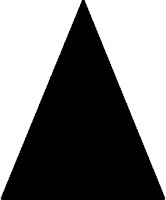
#> input picture notes/lec20/py/EdgeImage_03.jpg, 166 x 200 px
$ python histo_01b.py --img ../../lec20/py/EdgeImage_03.jpg
#> lines starting #> are read from the running program, lines starting #| are printed output that depends on the picture
#!/usr/bin/python

import cv2
import numpy as np
import argparse
from matplotlib import pyplot as plt

#################################################
# module: histo_01.py
# author: vladimir kulyukin
# description: plotting three separate color
# histograms for an image in HSV space.
#
# to run:
# python histo_01.py -i <path_to_image>
#
# bugs to vladimir kulyukin via canvas
#################################################

ap = argparse.ArgumentParser()
ap.add_argument('-i', '--img', required=True, help='path to image')
args = vars(ap.parse_args())

img = cv2.imread(args['img'])
#> img is the input picture: shape (200, 166, 3); min 0, max 255, mean 125.7
# convert the image to HSV
hsv_img = cv2.cvtColor(img, cv2.COLOR_BGR2HSV)
#> hsv_img: shape (200, 166, 3); mean H, S, V 0, 0, 125.7

'''
OpenCV has the function cv2.calcHist() to calculate histograms
of images. Below is an excerpt from OpenCV documentation
with a couple of my notes.

cv2.calcHist(images, channels, mask, histSize, ranges)
    images: a list of images to compute histograms for.

    channels: a list of indexes specifying channels. to compute a histogram of a grayscale
    image, the list is [0]. to compute a histogram for all three blue, green, and red channels,
    the channels list is [0, 1, 2].

    mask: a mask is a uint8  image of the same shape as the original image, where pixels with
    a value of zero are ignored and pixels with a value greater than zero are included in the
    histogram computation. Using masks allows you to compute a histogram for a particular
    region of an image. if mast is None,  the histogram of the entire image is computed.

    histSize: This is the number of bins to use when computing a histogram. it
    is a list, one for each channel we are computing a histogram for. The bin sizes do not
    all have to be the same. if you want to use 8 bins for each channel, the list is [8, 8, 8].

    ranges: the range of possible pixel values. Normally, this is [0, 256] for each channel, but
    if you are using a color space other than RGB (such as HSV), the ranges may be different.
'''

# I want to make a few comments on an OpenCV gotcha here. The RGB color space is
# [0, 255]. However, the specified range is [0, 256]. What gives? calcHist() uses numpy's
# histogram method that turns [0, 256] into [0, 256) which, in turn, becomes [0, 255].
# In most cases, there is no difference - you are just one color value short. However, this is
# definitely a gotcha. So, we are computing three 256-bin histograms: one for each
# color. The hue range is [0, 179], the sat range is [0, 255], the value range is
# [0, 255].
hue_histo_180 = cv2.calcHist([hsv_img], [0], None, [180], [0, 180])
#> hue_histo_180 = 180 values, max 33200 at index 0, min 0 at index 1, mean 184.4
sat_histo_256 = cv2.calcHist([hsv_img], [1], None, [256], [0, 256])
#> sat_histo_256 = 256 values, max 33200 at index 0, min 0 at index 1, mean 129.7
val_histo_256 = cv2.calcHist([hsv_img], [2], None, [256], [0, 256])
#> val_histo_256 = 256 values, max 15742 at index 0, min 0 at index 10, mean 129.7

# This is another gotcha but this one is in matplotlib. Whenever, I display
# the image in matplotlib w/o converting it into the standard RGB format,
# the displayed image is grayish. Hence, explicit conversion from BGR to
# RGB to avoid the problem.
rgb = cv2.cvtColor(img, cv2.COLOR_BGR2RGB)
fig1 = plt.figure(1)
fig1.suptitle('RBG Image')
plt.imshow(rgb)

fig2 = plt.figure(2)
fig2.suptitle('HSV Image')
plt.imshow(hsv_img)

## plot HSV histograms in three separate subplots
fig3 = plt.figure(3)
fig3.suptitle('HSV Histograms')
plt.xlim([0, 256])
plt.xlabel('Bins')
plt.ylabel('Pixel Counts in Bins')
plt.subplot(311)
plt.plot(hue_histo_180, color='b')
plt.subplot(312)
plt.plot(sat_histo_256, color='g')
plt.subplot(313)
plt.plot(val_histo_256, color='r')

# Let's compute 32-bin histograms for each color.
hue_histo_32 = cv2.calcHist([hsv_img], [0], None, [32], [0, 180])
#> hue_histo_32 = 32 values, max 33200 at index 0, min 0 at index 1, mean 1037.5
sat_histo_32  = cv2.calcHist([hsv_img], [1], None, [32], [0, 256])
#> sat_histo_32 has the same summary as hue_histo_32
val_histo_32  = cv2.calcHist([hsv_img], [2], None, [32], [0, 256])
#> val_histo_32 = 32 values, max 16678 at index 0, min 3 at index 1, mean 1037.5

## plot each 32-bin histogram in a separate plot
fig4 = plt.figure(4)
fig4.suptitle('32-Bin HSV Histograms')
plt.xlim([0, 33])
plt.xlabel('Bins')
plt.ylabel('Pixel Counts in Bins')
plt.subplot(311)
plt.plot(hue_histo_32, color='b')
plt.subplot(312)
plt.plot(sat_histo_32, color='g')
plt.subplot(313)
plt.plot(val_histo_32, color='r')

# show the figures and plots
plt.show()
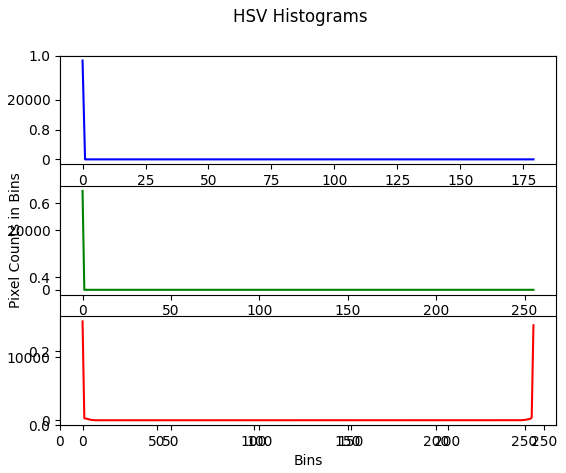
#> figure drawn by matplotlib, 3 panels; panel 1: curve peaks at x = 0, y = 33200; panel 2: curve peaks at x = 0, y = 33200; panel 3: curve peaks at x = 0, y = 15742
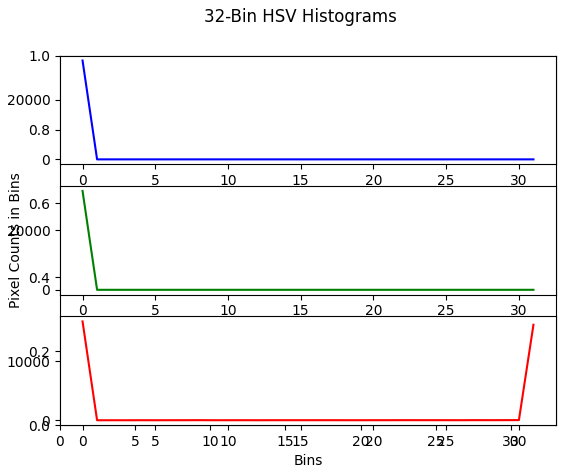
#> figure drawn by matplotlib, 3 panels; panel 1: curve peaks at x = 0, y = 33200; panel 2: curve peaks at x = 0, y = 33200; panel 3: curve peaks at x = 0, y = 16678
